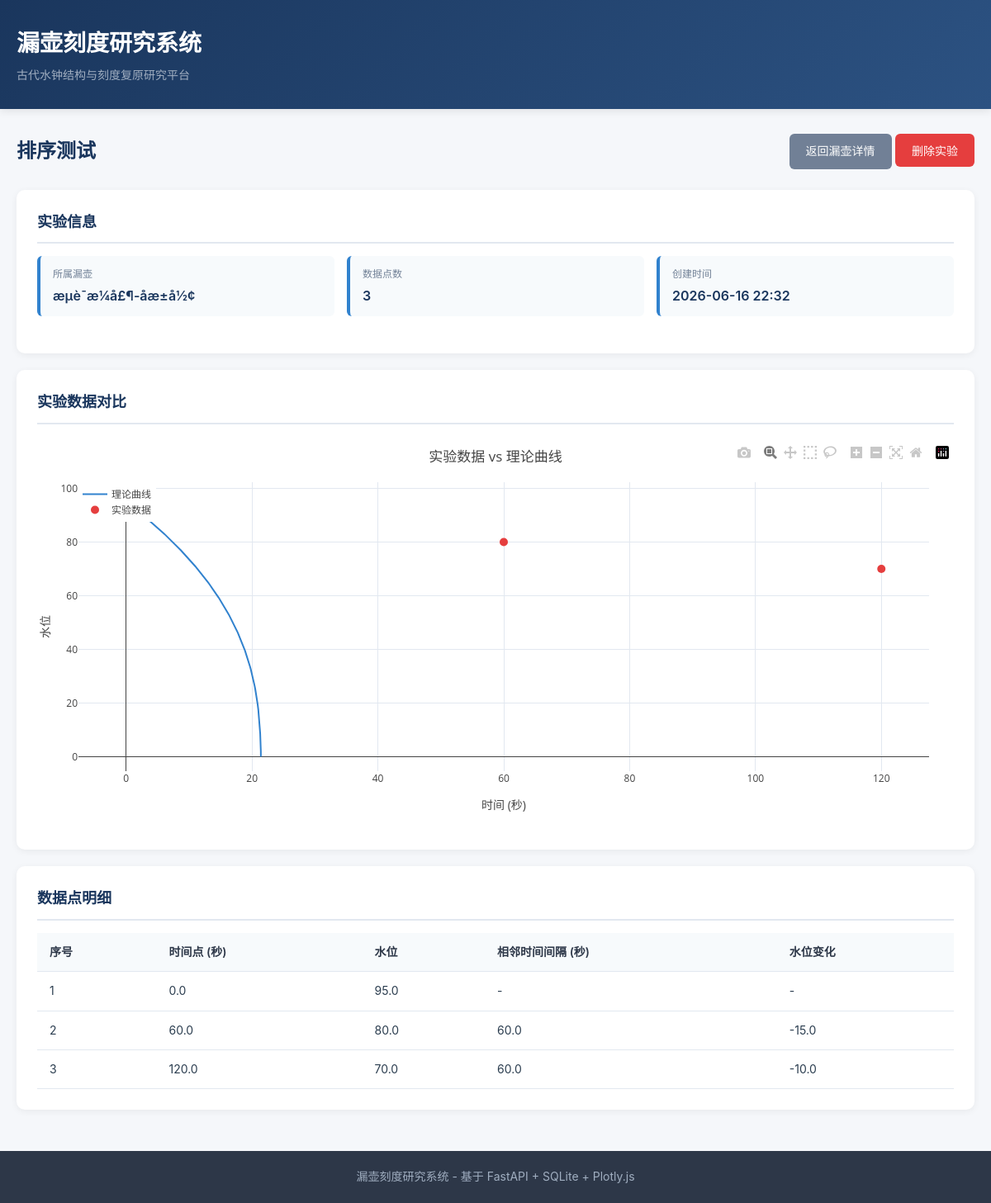
Screenshot of /containers/1/experiments/1 with the database file from the repository.
### app/models.py (models this page shows)
class Experiment(Base):
    __tablename__ = "experiments"
    id = Column(Integer, primary_key=True, index=True)
    container_id = Column(Integer, ForeignKey("containers.id"), nullable=False)
    name = Column(String(200), nullable=False)
    notes = Column(Text, nullable=True)
    created_at = Column(DateTime(timezone=True), server_default=func.now())
    container = relationship("Container", back_populates="experiments")
    data_points = relationship("ExperimentDataPoint", back_populates="experiment", cascade="all, delete-orphan", order_by="ExperimentDataPoint.time_point")

class Container(Base):
    __tablename__ = "containers"
    id = Column(Integer, primary_key=True, index=True)
    name = Column(String(200), nullable=False)
    shape = Column(String(50), nullable=False)
    capacity = Column(Float, nullable=False)
    orifice_diameter = Column(Float, nullable=False)
    initial_water_level = Column(Float, nullable=False)
    shape_params = Column(Text, nullable=True)
    description = Column(Text, nullable=True)
    created_at = Column(DateTime(timezone=True), server_default=func.now())
    updated_at = Column(DateTime(timezone=True), onupdate=func.now())
    experiments = relationship("Experiment", back_populates="container", cascade="all, delete-orphan")
    scale_schemes = relationship("ScaleScheme", back_populates="container", cascade="all, delete-orphan")

class ExperimentDataPoint(Base):
    __tablename__ = "experiment_data_points"
    id = Column(Integer, primary_key=True, index=True)
    experiment_id = Column(Integer, ForeignKey("experiments.id"), nullable=False)
    time_point = Column(Float, nullable=False)
    water_level = Column(Float, nullable=False)
    experiment = relationship("Experiment", back_populates="data_points")

### app/main.py (the view)
@app.get("/containers/{container_id}/experiments/{experiment_id}", response_class=HTMLResponse)
async def view_experiment(request: Request, container_id: int, experiment_id: int, db: Session = Depends(get_db)):
    container = db.query(models.Container).filter(models.Container.id == container_id).first()
    experiment = db.query(models.Experiment).filter(models.Experiment.id == experiment_id).first()
    if not container or not experiment:
        raise HTTPException(status_code=404, detail="资源不存在")
    return templates.TemplateResponse("experiment_detail.html", {
        "request": request, "container": container, "experiment": experiment
    })

### templates/experiment_detail.html (shortened to what this page needs)
{% extends "base.html" %}
{% block content %}
<div class="page-header">
    <h2>{{ experiment.name }}</h2>
    <div>
        <a href="/containers/{{ container.id }}" class="btn btn-secondary">返回漏壶详情</a>
        <form method="post" action="/experiments/{{ experiment.id }}/delete" class="inline-form" onsubmit="return confirm('确定要删除此实验吗？');">
            <button type="submit" class="btn btn-danger">删除实验</button>
        </form>
    </div>
</div>
<div class="card">
    <h3>实验信息</h3>
    <div class="info-grid">
        <div class="info-item">
            <div class="label">所属漏壶</div>
            <div class="value">{{ container.name }}</div>
        </div>
        <div class="info-item">
            <div class="label">数据点数</div>
            <div class="value">{{ experiment.data_points|length }}</div>
        </div>
        <div class="info-item">
            <div class="label">创建时间</div>
            <div class="value">{{ experiment.created_at.strftime('%Y-%m-%d %H:%M') }}</div>
        </div>
    </div>
</div>
<div class="card">
    <h3>实验数据对比</h3>
    <div id="experimentPlot" class="plot-container"></div>
</div>
<div class="card">
    <h3>数据点明细</h3>
    <table>
        <thead>
            <tr>
                <th>序号</th>
                <th>时间点 (秒)</th>
                <th>水位</th>
                <th>相邻时间间隔 (秒)</th>
                <th>水位变化</th>
            </tr>
        </thead>
        <tbody>
            {% for dp in experiment.data_points %}
            <tr>
                <td>{{ loop.index }}</td>
                <td>{{ dp.time_point }}</td>
                <td>{{ dp.water_level }}</td>
                <td>
                    {% if loop.index0 > 0 %}
                    {{ (dp.time_point - experiment.data_points[loop.index0-1].time_point)|round(2) }}
                    {% else %}
                    -
                    {% endif %}
                </td>
                <td>
                    {% if loop.index0 > 0 %}
                    {{ (dp.water_level - experiment.data_points[loop.index0-1].water_level)|round(4) }}
                    {% else %}
                    -
                    {% endif %}
                </td>
            </tr>
            {% endfor %}
        </tbody>
    </table>
</div>
{% endblock %}

### static/style.css (style rules this page uses)
* { margin: 0; padding: 0; box-sizing: border-box; }
body { font-family: -apple-system, BlinkMacSystemFont, "Segoe UI", "PingFang SC", "Hiragino Sans GB", "Microsoft YaHei", sans-serif; background: #f5f7fa; color: #2c3e50; line-height: 1.6; }
.page-header { display: flex; justify-content: space-between; align-items: center; margin-bottom: 25px; flex-wrap: wrap; gap: 15px; }
.page-header h2 { font-size: 24px; color: #1a365d; }
.btn { display: inline-block; padding: 10px 20px; border: none; border-radius: 6px; font-size: 14px; font-weight: 500; cursor: pointer; text-decoration: none; transition: all 0.2s; }
.btn-secondary { background: #718096; color: white; }
.btn-danger { background: #e53e3e; color: white; }
.card { background: white; border-radius: 10px; box-shadow: 0 2px 8px rgba(0, 0, 0, 0.06); padding: 25px; margin-bottom: 20px; }
.card h3 { font-size: 18px; color: #1a365d; margin-bottom: 15px; padding-bottom: 10px; border-bottom: 2px solid #e2e8f0; }
.info-grid { display: grid; grid-template-columns: repeat(auto-fit, minmax(200px, 1fr)); gap: 15px; margin-bottom: 20px; }
.info-item { background: #f7fafc; padding: 12px 15px; border-radius: 6px; border-left: 4px solid #3182ce; }
.info-item .label { font-size: 12px; color: #718096; margin-bottom: 4px; }
.info-item .value { font-size: 16px; font-weight: 600; color: #1a365d; }
table { width: 100%; border-collapse: collapse; font-size: 14px; }
table th, table td { padding: 12px 15px; text-align: left; border-bottom: 1px solid #e2e8f0; }
table th { background: #f7fafc; font-weight: 600; color: #2d3748; }
.plot-container { width: 100%; height: 450px; margin: 20px 0; }
.inline-form { display: inline; }

### rows the page displays
Experiment: name "排序测试", created_at "2026-06-16 22:32"
Container: name "æµè¯æ¼å£¶-åæ±å½¢"
ExperimentDataPoint: time_point "0.0", water_level "95.0"
ExperimentDataPoint: time_point "60.0", water_level "80.0", time_point.time_point "60.0", water_level.water_level "-15.0"
ExperimentDataPoint: time_point "120.0", water_level "70.0", time_point.time_point "60.0", water_level.water_level "-10.0"

### other values shown
{{ experiment.data_points|length }} "3"
